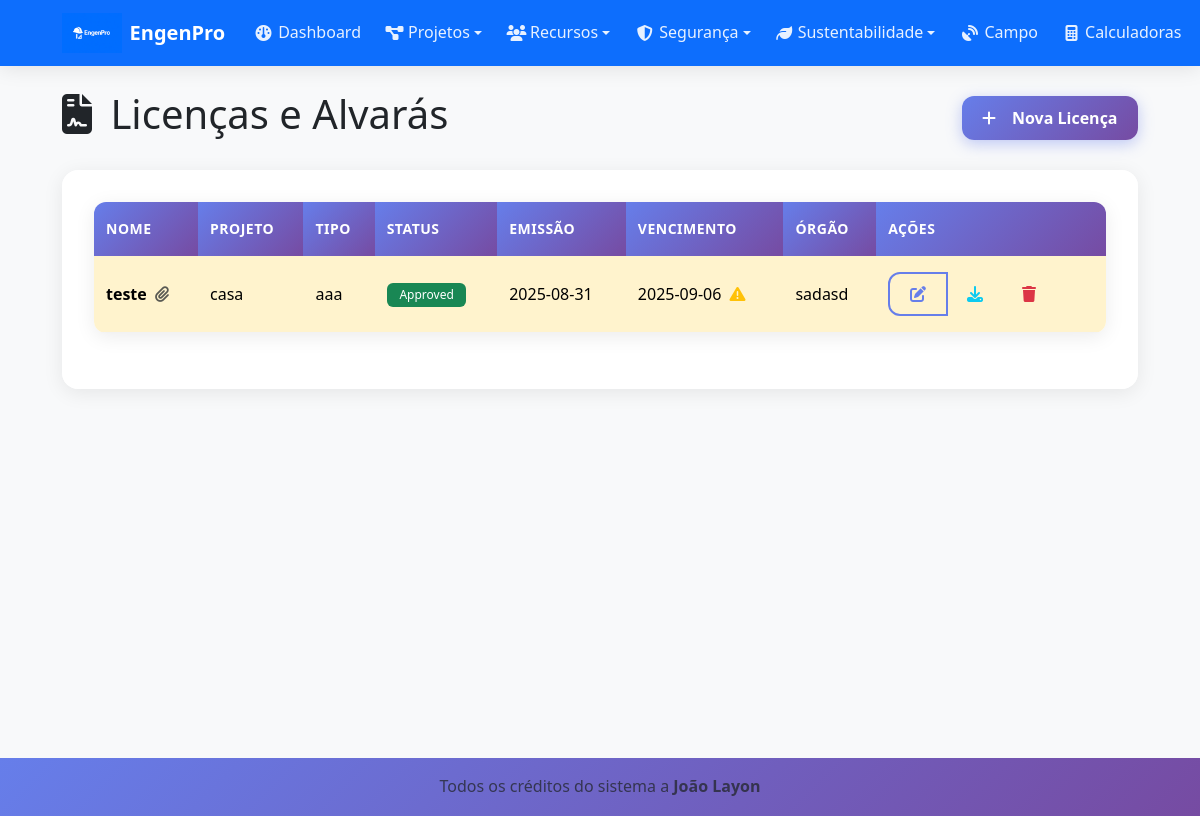
/permits/ (signed in), run on the app's committed database.
### tables this page shows
CREATE TABLE permits (
    id INTEGER PRIMARY KEY AUTOINCREMENT,
    project_id INTEGER,
    name TEXT NOT NULL,
    type TEXT,
    status TEXT DEFAULT 'pending',
    issue_date DATE,
    expiry_date DATE,
    issuing_authority TEXT,
    document_path TEXT,
    created_at TIMESTAMP DEFAULT CURRENT_TIMESTAMP,
    FOREIGN KEY (project_id) REFERENCES projects (id)
);

CREATE TABLE projects (
    id INTEGER PRIMARY KEY AUTOINCREMENT,
    name TEXT NOT NULL,
    description TEXT,
    status TEXT DEFAULT 'active',
    start_date DATE,
    end_date DATE,
    budget REAL DEFAULT 0,
    user_id INTEGER,
    created_at TIMESTAMP DEFAULT CURRENT_TIMESTAMP,
    FOREIGN KEY (user_id) REFERENCES users (id)
);

### blueprints/permits.py (the view)
@permits_bp.route('/')
def index():
    if 'user_id' not in session:
        return redirect(url_for('auth.login'))
    db = get_db()
    permits = db.execute(
        'SELECT p.*, pr.name as project_name '
        'FROM permits p '
        'LEFT JOIN projects pr ON p.project_id = pr.id '
        'ORDER BY p.created_at DESC'
    ).fetchall()
    expiring_soon = db.execute(
        'SELECT p.*, pr.name as project_name '
        'FROM permits p '
        'LEFT JOIN projects pr ON p.project_id = pr.id '
        'WHERE p.expiry_date <= date("now", "+30 days") AND p.expiry_date >= date("now") '
        'ORDER BY p.expiry_date ASC'
    ).fetchall()
    from datetime import datetime, timedelta
    threshold_date = (datetime.now() + timedelta(days=30)).strftime('%Y-%m-%d')
    return render_template('permits/index.html',
                         permits=permits,
                         expiring_soon=expiring_soon,
                         threshold_date=threshold_date)

### blueprints/permits.py (called while the page is built)
def get_db():
    from flask import current_app
    return current_app.get_db()

### templates/permits/index.html (shortened to what this page needs)
{% extends "base.html" %}
{% block content %}
<div class="d-flex justify-content-between align-items-center mb-4">
    <h1>
        <i class="fas fa-file-contract me-2"></i>
        Licenças e Alvarás
    </h1>
    <a href="{{ url_for('permits.new') }}" class="btn btn-primary">
        <i class="fas fa-plus me-2"></i>
        Nova Licença
    </a>
</div>
{% if permits %}
    <div class="card">
        <div class="card-body">
            <div class="table-responsive">
                <table class="table table-hover">
                    <thead>
                        <tr>
                            <th>Nome</th>
                            <th>Projeto</th>
                            <th>Tipo</th>
                            <th>Status</th>
                            <th>Emissão</th>
                            <th>Vencimento</th>
                            <th>Órgão</th>
                            <th>Ações</th>
                        </tr>
                    </thead>
                    <tbody>
                        {% for permit in permits %}
                            <tr class="{% if permit.expiry_date and permit.expiry_date <= threshold_date %}table-warning{% endif %}">
                                <td>
                                    <strong>{{ permit.name }}</strong>
                                    {% if permit.document_path %}
                                        <i class="fas fa-paperclip text-muted ms-1" title="Possui documento"></i>
                                    {% endif %}
                                </td>
                                <td>{{ permit.project_name or 'N/A' }}</td>
                                <td>{{ permit.type or '-' }}</td>
                                <td>
                                    <span class="badge bg-{{ 'success' if permit.status == 'approved' else 'warning' if permit.status == 'pending' else 'danger' }}">
                                        {{ permit.status.title() }}
                                    </span>
                                </td>
                                <td>{{ permit.issue_date or '-' }}</td>
                                <td>
                                    {% if permit.expiry_date %}
                                        {{ permit.expiry_date }}
                                        {% if permit.expiry_date <= threshold_date %}
                                            <i class="fas fa-exclamation-triangle text-warning ms-1" title="Vencendo em breve"></i>
                                        {% endif %}
                                    {% else %}
                                        -
                                    {% endif %}
                                </td>
                                <td>{{ permit.issuing_authority or '-' }}</td>
                                <td>
                                    <div class="btn-group" role="group">
                                        <a href="{{ url_for('permits.edit', id=permit.id) }}" class="btn btn-sm btn-outline-primary">
                                            <i class="fas fa-edit"></i>
                                        </a>
                                        {% if permit.document_path %}
                                            <a href="{{ url_for('uploaded_file', filename=permit.document_path.split('/')[-1]) }}" target="_blank" class="btn btn-sm btn-outline-info">
                                                <i class="fas fa-download"></i>
                                            </a>
                                        {% endif %}
                                        <button type="button" class="btn btn-sm btn-outline-danger"
                                                onclick="confirmDelete({{ permit.id }}, '{{ permit.name }}')">
                                            <i class="fas fa-trash"></i>
                                        </button>
                                    </div>
                                </td>
                            </tr>
                        {% endfor %}
                    </tbody>
                </table>
            </div>
        </div>
    </div>
{% endif %}
{% endblock %}

### static/css/style.css (style rules this page uses)
:root { --primary-color: #0d6efd; --success-color: #198754; --warning-color: #ffc107; --danger-color: #dc3545; --info-color: #0dcaf0; --dark-color: #212529; --light-color: #f8f9fa; --border-radius: 0.375rem; --box-shadow: 0 0.125rem 0.25rem rgba(0, 0, 0, 0.075); --box-shadow-lg: 0 1rem 3rem rgba(0, 0, 0, 0.175); }
body { font-family: 'Segoe UI', Tahoma, Geneva, Verdana, sans-serif; background-color: #f8f9fa; line-height: 1.6; }
.card { border: none; box-shadow: var(--box-shadow); transition: all 0.3s ease; border-radius: var(--border-radius); }
.btn { border-radius: var(--border-radius); font-weight: 500; transition: all 0.3s ease; border-width: 1px; }
.btn-group .btn { transform: none; }
.table { border-radius: var(--border-radius); overflow: hidden; }
.table thead th { background-color: var(--light-color); border-bottom: 2px solid #dee2e6; font-weight: 600; color: var(--dark-color); }
.badge { font-weight: 500; padding: 0.375rem 0.75rem; border-radius: var(--border-radius); }
* { box-sizing: border-box; }
html { scroll-behavior: smooth; -webkit-text-size-adjust: 100%; }
body { -webkit-overflow-scrolling: touch; touch-action: manipulation; }
.card { border: none; border-radius: 16px; box-shadow: 0 4px 20px rgba(0,0,0,0.08); transition: all 0.4s cubic-bezier(0.175, 0.885, 0.32, 1.275); overflow: hidden; margin-bottom: 1.5rem; backdrop-filter: blur(10px); background: rgba(255, 255, 255, 0.95); }
.card-body { padding: 1.5rem; }
.btn { min-height: 44px; padding: 0.75rem 1.5rem; border-radius: 12px; font-weight: 600; border: none; position: relative; overflow: hidden; transition: all 0.3s cubic-bezier(0.175, 0.885, 0.32, 1.275); text-decoration: none; display: inline-flex; align-items: center; justify-content: center; gap: 0.5rem; font-size: 0.95rem; cursor: pointer; user-select: none; -webkit-tap-highlight-color: transparent; }
.btn::before { content: ''; position: absolute; top: 0; left: -100%; width: 100%; height: 100%; background: linear-gradient(90deg, transparent, rgba(255,255,255,0.3), transparent); transition: left 0.6s; }
.btn-primary { background: linear-gradient(135deg, #667eea 0%, #764ba2 100%); color: white; box-shadow: 0 4px 15px rgba(102, 126, 234, 0.4); }
.btn-outline-primary { border: 2px solid #667eea; color: #667eea; background: transparent; }
.btn-sm { min-height: 36px; padding: 0.5rem 1rem; font-size: 0.875rem; }
.table-responsive { border-radius: 12px; box-shadow: 0 4px 20px rgba(0,0,0,0.08); margin-bottom: 1.5rem; overflow: hidden; }
.table { margin-bottom: 0; font-size: 0.9rem; }
.table thead th { background: linear-gradient(135deg, #667eea 0%, #764ba2 100%); color: white; border: none; padding: 1rem 0.75rem; font-weight: 600; font-size: 0.875rem; text-transform: uppercase; letter-spacing: 0.5px; position: sticky; top: 0; z-index: 10; }
.table tbody td { padding: 1rem 0.75rem; vertical-align: middle; border-color: rgba(0,0,0,0.05); }
.table tbody tr { transition: all 0.3s ease; }
@media (min-width: 414px) { .btn { font-size: 1rem; } }
@media (min-width: 414px) { .card-body { padding: 1.75rem; } }
@media (min-width: 768px) { .card { margin-bottom: 2rem; } }
@media (min-width: 768px) { .card-body { padding: 2rem; } }
@media (min-width: 768px) { .btn { min-height: 40px; padding: 0.625rem 1.25rem; } }
@media (min-width: 768px) { .table { font-size: 1rem; } }
.btn, .card, .nav-link, .dropdown-item, .table tbody tr { -webkit-tap-highlight-color: transparent; touch-action: manipulation; }
.btn, .form-control, .form-select, .nav-link { min-height: 44px; }
* { -webkit-transform: translateZ(0); transform: translateZ(0); }
.card, .btn, .navbar, .table-responsive { will-change: transform; backface-visibility: hidden; perspective: 1000px; }

### data on the page
permits: name "teste", name "casa", type "aaa", status "Approved", issue_date "2025-08-31", expiry_date "2025-09-06", issuing_authority "sadasd"
